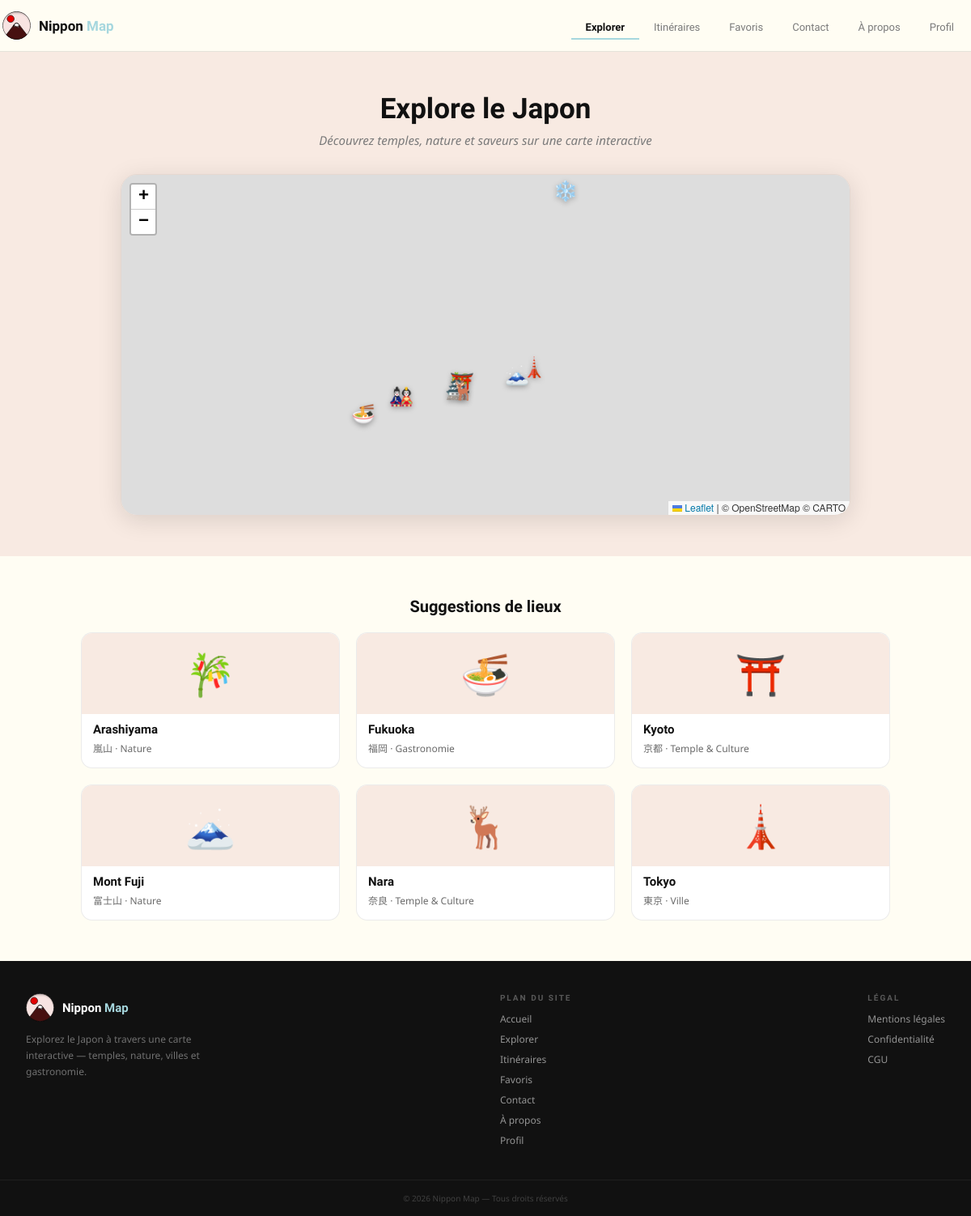
The page / on the database its author committed.
### tables this page shows
CREATE TABLE IF NOT EXISTS places (
    id_place INT UNSIGNED NOT NULL AUTO_INCREMENT,
    name_place VARCHAR(100) NOT NULL,
    japanese_name VARCHAR(50) NULL,
    emoji VARCHAR(16) NULL,
    category VARCHAR(50) NOT NULL,
    lat DECIMAL(9, 6) NOT NULL,
    lon DECIMAL(9, 6) NOT NULL,
    `description` TEXT NULL,
    is_suggested BOOLEAN NOT NULL DEFAULT FALSE,
    PRIMARY KEY (id_place),
    INDEX idx_places_category (category),
    CONSTRAINT chk_places_lat CHECK (lat BETWEEN -90 AND 90),
    CONSTRAINT chk_places_lon CHECK (lon BETWEEN -180 AND 180)
);

### Controller/Controller.php (called while the page is built, shortened)
<?php
class Controller{
    private Model $model;
    private View $view;
    public function __construct(Model $model, View $view){
        $this->model = $model;
        $this->view = $view;
    }
    public function render():void{
        $data = $this->model->findAll();
        $this->view->setData($data)->displayAll();
    }
}

### Model/Model.php (called while the page is built, shortened)
<?php
class Model {
    private PDO $bdd;
    public function __construct(PDO $bdd){
        $this->bdd = $bdd;
    }
    public function getBDD():PDO{
        return $this->bdd;
    }
}

### Model/ModelPlace.php (called while the page is built, shortened)
<?php
class ModelPlace extends Model{
    public function findAll():?array{
        try{
            $req = $this->getBDD()->prepare('SELECT id_place, name_place, japanese_name, emoji, category, lat, lon, `description`, is_suggested FROM places ORDER BY name_place');
            $req->execute();
            return $req->fetchAll(PDO::FETCH_ASSOC);
        }catch(Exception $error){
            die($error->getMessage());
        }
    }
}

### View/ViewExplorer.php (the view, shortened to what this page needs)
<?php
class ViewExplorer extends View{
    public function launchBuffer():self{
        $places = $this->getData();
?>
    <main>
        <section class="hero">
            <h1>Explore le Japon</h1>
            <p>Découvrez temples, nature et saveurs sur une carte interactive</p>
            <div class="carte-container">
                <div id="map"></div>
            </div>
        </section>
        <section class="suggestions">
            <h2>Suggestions de lieux</h2>
            <div class="grille">
<?php
                foreach($places as $row){
                    if($row['is_suggested']){
?>
                <a class="carte" href="#">
                    <div class="carte-image"><?= htmlspecialchars($row['emoji'] ?? '') ?></div>
                    <div class="carte-texte">
                        <h3><?= htmlspecialchars($row['name_place']) ?></h3>
                        <span><?= htmlspecialchars($row['japanese_name'] ?? '') ?> · <?= htmlspecialchars($row['category']) ?></span>
                    </div>
                </a>
<?php
                    }
                }
?>
            </div>
        </section>
    </main>
<?php
        return $this;
    }
}

### View/ViewHeader.php (shortened to what this page needs)
<?php
class ViewHeader{
    private ?string $buffer;
    public function launchBuffer():self{
?>
<!DOCTYPE html>
<html lang="fr">
<head>
    <link rel="stylesheet" href="https://cdn.jsdelivr.net/npm/leaflet@1.9.4/dist/leaflet.min.css" />
    <link rel="stylesheet" href="./public/src/css/explorer.css">
</head>
<body>
    <header>
        <nav>
            <a href="<?php echo $_ENV['explorer'] ?>" class="nav-logo">
                <img src="./public/assets/img/Vector.svg" alt="Logo Nippon Map" />
                <span>Nippon <em>Map</em></span>
            </a>
            <ul class="nav-links" id="nav-liens">
                <li><a href="<?php echo $_ENV['explorer'] ?>" class="actif">Explorer</a></li>
                <li><a href="#">Itinéraires</a></li>
                <li><a href="#">Favoris</a></li>
                <li><a href="#">Contact</a></li>
                <li><a href="#">À propos</a></li>
                <li><a href="#">Profil</a></li>
            </ul>
        </nav>
    </header>
<?php
        $this->buffer = ob_get_clean();
        return $this;
    }
    public function display():void{
        echo $this->buffer;
    }
}

### index.php (shortened to what this page needs)
<?php
$url = parse_url($_SERVER['REQUEST_URI']);
$path = isset($url['path']) ? $url['path'] : '/';
switch ($path) {
    case '/':
    case $_ENV['explorer']:
        $controller = new ControllerExplorer(new ModelPlace(Utils::connect()), new ViewExplorer("Explorer - Nippon Map", "./public/src/script/explorer.js"));
        $controller->render();
        break;
}

### View/View.php (shortened to what this page needs)
<?php
class View {
    private ?array $data;
    private ViewFooter $viewFooter;
    private ViewHeader $viewHeader;
    private string $buffer = '';
    public function __construct(string $title, string $link){
        $this->viewFooter = new ViewFooter();
        $this->viewHeader = new ViewHeader($title, $link);
    }
    public function getData():?array{
        return $this->data;
    }
    public function setData(array $newData):self{
        $this->data = $newData;
        return $this;
    }
    public function setBuffer(string $newBuffer):self{
        $this->buffer = $newBuffer;
        return $this;
    }
    public function display():void{
        echo $this->buffer;
    }
    public function displayAll():void{
        $this->viewHeader->launchBuffer()->display();
        $this->launchBuffer()->display();
        $this->viewFooter->launchBuffer()->display();
    }
}

### View/ViewFooter.php (shortened to what this page needs)
<?php
class ViewFooter{
    private ?string $buffer;
    public function launchBuffer():self{
?>
    <footer>
        <div class="footer-gauche">
            <div class="footer-logo">
                <img src="./public/assets/img/Vector.svg" alt="Logo" />
                <span>Nippon <em>Map</em></span>
            </div>
            <p class="footer-desc">Explorez le Japon à travers une carte interactive — temples, nature, villes et gastronomie.</p>
        </div>
        <div class="footer-liens">
            <h4>Plan du site</h4>
            <a href="#">Accueil</a>
            <a href="<?php echo $_ENV['explorer'] ?>">Explorer</a>
            <a href="#">Itinéraires</a>
            <a href="#">Favoris</a>
            <a href="#">Contact</a>
            <a href="#">À propos</a>
            <a href="#">Profil</a>
        </div>
        <div class="footer-liens">
            <h4>Légal</h4>
            <a href="#">Mentions légales</a>
            <a href="#">Confidentialité</a>
            <a href="#">CGU</a>
        </div>
    </footer>
    <div class="footer-bas">
        © 2026 Nippon Map — Tous droits réservés
    </div>
</body>
</html>
<?php
        $this->buffer = ob_get_clean();
        return $this;
    }
    public function display():void{
        echo $this->buffer;
    }
}

### public/src/css/explorer.css (style rules this page uses)
* { margin: 0; padding: 0; }
body { font-family: 'Noto Sans', sans-serif; background-color: #FFFDF3; color: #111111; }
header { position: sticky; top: 0; z-index: 2000; }
nav { background-color: #FFFDF3; border-bottom: 1px solid rgba(0, 0, 0, 0.1); padding: 3px; height: 64px; box-sizing: border-box; display: flex; align-items: center; justify-content: space-between; position: static; }
.nav-logo { display: flex; align-items: center; gap: 10px; text-decoration: none; color: #111111; }
.nav-logo img { width: 35px; height: 35px; border-radius: 50%; }
.nav-logo span { font-family: 'Zen Maru Gothic', sans-serif; font-size: 17px; font-weight: 700; }
.nav-logo span em { font-style: normal; color: #A6D7DE; }
.nav-links { list-style: none; display: flex; gap: 0; }
.nav-links a { text-decoration: none; color: #7a7a7a; font-family: 'Zen Maru Gothic', sans-serif; font-size: 13px; padding: 6px 18px; border-bottom: 2px solid transparent; transition: color 0.2s, border-color 0.2s; }
.nav-links a.actif { color: #111111; font-weight: 700; border-bottom-color: #A6D7DE; }
#map { height: 420px; width: 100%; }
.hero { background-color: #F8EAE2; padding: 50px 32px; text-align: center; }
.hero h1 { font-family: 'Zen Maru Gothic', sans-serif; font-size: 35px; font-weight: 700; margin-bottom: 8px; }
.hero p { color: #7a7a7a; font-size: 15px; margin-bottom: 32px; font-style: italic; }
.suggestions { padding: 50px 32px; max-width: 1000px; margin: 0 auto; }
.suggestions h2 { font-family: 'Zen Maru Gothic', sans-serif; font-size: 20px; text-align: center; margin-bottom: 20px; }
.grille { display: grid; grid-template-columns: repeat(3, 1fr); gap: 20px; }
.carte { background: white; border-radius: 14px; overflow: hidden; border: 1px solid rgba(0, 0, 0, 0.08); transition: transform 0.2s, box-shadow 0.2s; cursor: pointer; text-decoration: none; color: #111111; display: block; }
.carte-container { width: 100%; max-width: 900px; margin: auto; border-radius: 20px; overflow: hidden; box-shadow: 0 6px 30px rgba(0, 0, 0, 0.12); border: 1px solid rgba(0, 0, 0, 0.08); }
.carte-image { background-color: #F8EAE2; height: 100px; display: flex; align-items: center; justify-content: center; font-size: 50px; }
.carte-texte { padding: 10px 14px 14px; }
.carte-texte h3 { font-family: 'Zen Maru Gothic', sans-serif; font-size: 15px; font-weight: 700; margin-bottom: 2px; }
.carte-texte span { font-size: 12px; color: #6b6b6b; }
footer { background-color: #111111; color: white; padding: 40px 32px; display: flex; align-items: flex-start; justify-content: space-between; gap: 32px; }
.footer-gauche { display: flex; flex-direction: column; gap: 12px; }
.footer-logo { display: flex; align-items: center; gap: 10px; }
.footer-logo img { width: 35px; height: 35px; }
.footer-logo span { font-family: 'Zen Maru Gothic', sans-serif; font-size: 15px; font-weight: 700; color: white; }
.footer-logo span em { font-style: normal; color: #A6D7DE; }
.footer-desc { font-size: 12px; color: rgba(255, 255, 255, 0.4); max-width: 220px; line-height: 20px; }
.footer-liens { display: flex; flex-direction: column; gap: 8px; }
.footer-liens h4 { font-family: 'Zen Maru Gothic', sans-serif; font-size: 10px; text-transform: uppercase; letter-spacing: 2px; color: rgba(255, 255, 255, 0.3); margin-bottom: 4px; }
.footer-liens a { font-size: 12px; color: rgba(255, 255, 255, 0.55); text-decoration: none; transition: color 0.2s; }
.footer-bas { text-align: center; font-size: 10px; color: rgba(255, 255, 255, 0.2); padding: 15px 30px; background-color: #111111; border-top: 1px solid rgba(255, 255, 255, 0.06); }

### rows shown on the page
places: emoji "🎋", name_place "Arashiyama", japanese_name "嵐山", category "Nature"
places: emoji "🍜", name_place "Fukuoka", japanese_name "福岡", category "Gastronomie"
places: emoji "⛩️", name_place "Kyoto", japanese_name "京都", category "Temple & Culture"
places: emoji "🗻", name_place "Mont Fuji", japanese_name "富士山", category "Nature"
places: emoji "🦌", name_place "Nara", japanese_name "奈良", category "Temple & Culture"
places: emoji "🗼", name_place "Tokyo", japanese_name "東京", category "Ville"
